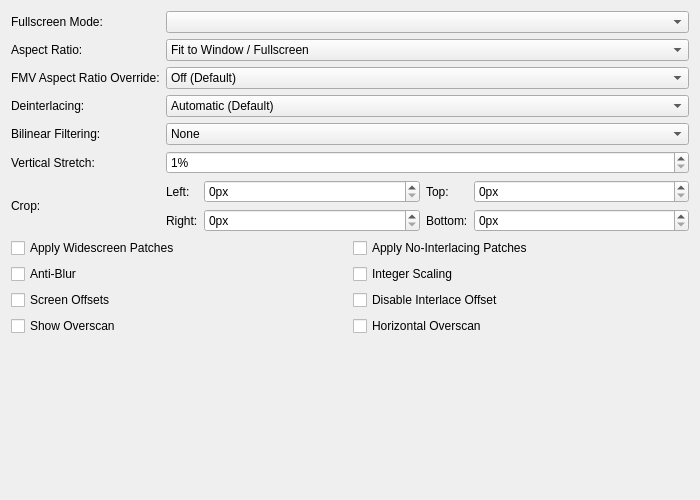
<?xml version="1.0" encoding="UTF-8"?>
<ui version="4.0">
 <class>GraphicsDisplaySettingsTab</class>
 <widget class="QWidget" name="GraphicsDisplaySettingsTab">
  <property name="geometry">
   <rect>
    <x>0</x>
    <y>0</y>
    <width>700</width>
    <height>500</height>
   </rect>
  </property>
  <property name="sizePolicy">
   <sizepolicy hsizetype="Expanding" vsizetype="Preferred">
    <horstretch>0</horstretch>
    <verstretch>0</verstretch>
   </sizepolicy>
  </property>
  <property name="windowTitle">
   <string/>
  </property>
  <layout class="QGridLayout" name="gridLayout" columnstretch="0,1">
   <item row="3" column="0">
    <widget class="QLabel" name="interlacingLabel">
     <property name="text">
      <string>Deinterlacing:</string>
     </property>
     <property name="buddy">
      <cstring>interlacing</cstring>
     </property>
    </widget>
   </item>
   <item row="0" column="1">
    <widget class="QComboBox" name="fullscreenModes"/>
   </item>
   <item row="7" column="0" colspan="2">
    <layout class="QGridLayout" name="displayGridLayout">
     <item row="1" column="1">
      <widget class="QCheckBox" name="integerScaling">
       <property name="text">
        <string>Integer Scaling</string>
       </property>
      </widget>
     </item>
     <item row="0" column="0">
      <widget class="QCheckBox" name="widescreenPatches">
       <property name="text">
        <string>Apply Widescreen Patches</string>
       </property>
      </widget>
     </item>
     <item row="0" column="1">
      <widget class="QCheckBox" name="noInterlacingPatches">
       <property name="text">
        <string>Apply No-Interlacing Patches</string>
       </property>
      </widget>
     </item>
     <item row="1" column="0">
      <widget class="QCheckBox" name="PCRTCAntiBlur">
       <property name="text">
        <string>Anti-Blur</string>
       </property>
       <property name="shortcut">
        <string>Ctrl+S</string>
       </property>
      </widget>
     </item>
     <item row="2" column="1">
      <widget class="QCheckBox" name="disableInterlaceOffset">
       <property name="text">
        <string>Disable Interlace Offset</string>
       </property>
      </widget>
     </item>
     <item row="2" column="0">
      <widget class="QCheckBox" name="PCRTCOffsets">
       <property name="text">
        <string>Screen Offsets</string>
       </property>
      </widget>
     </item>
     <item row="3" column="0">
      <widget class="QCheckBox" name="PCRTCOverscan">
       <property name="text">
        <string>Show Overscan</string>
       </property>
      </widget>
     </item>
     <item row="3" column="1">
      <widget class="QCheckBox" name="PCRTCOverscanHorizontal">
       <property name="text">
        <string>Horizontal Overscan</string>
       </property>
      </widget>
     </item>
    </layout>
   </item>
   <item row="2" column="0">
    <widget class="QLabel" name="fmvAspectRatioLabel">
     <property name="text">
      <string>FMV Aspect Ratio Override:</string>
     </property>
     <property name="buddy">
      <cstring>fmvAspectRatio</cstring>
     </property>
    </widget>
   </item>
   <item row="1" column="1">
    <widget class="QComboBox" name="aspectRatio">
     <item>
      <property name="text">
       <string>Fit to Window / Fullscreen</string>
      </property>
     </item>
     <item>
      <property name="text">
       <string>Auto Standard (4:3 Interlaced / 3:2 Progressive)</string>
      </property>
     </item>
     <item>
      <property name="text">
       <string>Standard (4:3)</string>
      </property>
     </item>
     <item>
      <property name="text">
       <string>Widescreen (16:9)</string>
      </property>
     </item>
     <item>
      <property name="text">
       <string>Native/Full (10:7)</string>
      </property>
     </item>
    </widget>
   </item>
   <item row="4" column="1">
    <widget class="QComboBox" name="bilinearFiltering">
     <item>
      <property name="text">
       <string>None</string>
      </property>
     </item>
     <item>
      <property name="text">
       <string extracomment="Smooth: Refers to the texture clarity.">Bilinear (Smooth)</string>
      </property>
     </item>
     <item>
      <property name="text">
       <string extracomment="Sharp: Refers to the texture clarity.">Bilinear (Sharp)</string>
      </property>
     </item>
    </widget>
   </item>
   <item row="5" column="0">
    <widget class="QLabel" name="verticalStretchLabel">
     <property name="text">
      <string>Vertical Stretch:</string>
     </property>
     <property name="buddy">
      <cstring>stretchY</cstring>
     </property>
    </widget>
   </item>
   <item row="0" column="0">
    <widget class="QLabel" name="fsModeLabel">
     <property name="text">
      <string>Fullscreen Mode:</string>
     </property>
     <property name="buddy">
      <cstring>fullscreenModes</cstring>
     </property>
    </widget>
   </item>
   <item row="4" column="0">
    <widget class="QLabel" name="billinearLabel">
     <property name="text">
      <string>Bilinear Filtering:</string>
     </property>
     <property name="buddy">
      <cstring>bilinearFiltering</cstring>
     </property>
    </widget>
   </item>
   <item row="2" column="1">
    <widget class="QComboBox" name="fmvAspectRatio">
     <item>
      <property name="text">
       <string>Off (Default)</string>
      </property>
     </item>
     <item>
      <property name="text">
       <string>Auto Standard (4:3 Interlaced / 3:2 Progressive)</string>
      </property>
     </item>
     <item>
      <property name="text">
       <string>Standard (4:3)</string>
      </property>
     </item>
     <item>
      <property name="text">
       <string>Widescreen (16:9)</string>
      </property>
     </item>
     <item>
      <property name="text">
       <string>Native/Full (10:7)</string>
      </property>
     </item>
    </widget>
   </item>
   <item row="6" column="0">
    <widget class="QLabel" name="cropLabel">
     <property name="text">
      <string>Crop:</string>
     </property>
    </widget>
   </item>
   <item row="1" column="0">
    <widget class="QLabel" name="aspectRatioLabel">
     <property name="text">
      <string>Aspect Ratio:</string>
     </property>
     <property name="buddy">
      <cstring>aspectRatio</cstring>
     </property>
    </widget>
   </item>
   <item row="3" column="1">
    <widget class="QComboBox" name="interlacing">
     <item>
      <property name="text">
       <string>Automatic (Default)</string>
      </property>
     </item>
     <item>
      <property name="text">
       <string>No Deinterlacing</string>
      </property>
     </item>
     <item>
      <property name="text">
       <string extracomment="Weave: deinterlacing method that can be translated or left as-is in English. Sawtooth: refers to the jagged effect weave deinterlacing has on motion.">Weave (Top Field First, Sawtooth)</string>
      </property>
     </item>
     <item>
      <property name="text">
       <string extracomment="Weave: deinterlacing method that can be translated or left as-is in English. Sawtooth: refers to the jagged effect weave deinterlacing has on motion.">Weave (Bottom Field First, Sawtooth)</string>
      </property>
     </item>
     <item>
      <property name="text">
       <string extracomment="Bob: deinterlacing method that refers to the way it makes video look like it's bobbing up and down.">Bob (Top Field First, Full Frames)</string>
      </property>
     </item>
     <item>
      <property name="text">
       <string extracomment="Bob: deinterlacing method that refers to the way it makes video look like it's bobbing up and down.">Bob (Bottom Field First, Full Frames)</string>
      </property>
     </item>
     <item>
      <property name="text">
       <string extracomment="Blend: deinterlacing method that blends the colors of the two frames, can be translated or left as-is in English.">Blend (Top Field First, Merge 2 Fields)</string>
      </property>
     </item>
     <item>
      <property name="text">
       <string extracomment="Blend: deinterlacing method that blends the colors of the two frames, can be translated or left as-is in English.">Blend (Bottom Field First, Merge 2 Fields)</string>
      </property>
     </item>
     <item>
      <property name="text">
       <string extracomment="Adaptive: deinterlacing method that should be translated.">Adaptive (Top Field First, Similar to Bob + Weave)</string>
      </property>
     </item>
     <item>
      <property name="text">
       <string extracomment="Adaptive: deinterlacing method that should be translated.">Adaptive (Bottom Field First, Similar to Bob + Weave)</string>
      </property>
     </item>
    </widget>
   </item>
   <item row="5" column="1">
    <widget class="QSpinBox" name="stretchY">
     <property name="suffix">
      <string extracomment="Percentage sign that shows next to a value. You might want to add a space before if your language requires it.">%</string>
     </property>
     <property name="minimum">
      <number>1</number>
     </property>
     <property name="maximum">
      <number>300</number>
     </property>
    </widget>
   </item>
   <item row="8" column="0">
    <spacer name="verticalSpacer">
     <property name="orientation">
      <enum>Qt::Orientation::Vertical</enum>
     </property>
     <property name="sizeHint" stdset="0">
      <size>
       <width>20</width>
       <height>0</height>
      </size>
     </property>
    </spacer>
   </item>
   <item row="6" column="1">
    <layout class="QGridLayout" name="gridLayout_2" columnstretch="0,1,0,1">
     <item row="0" column="3">
      <widget class="QSpinBox" name="cropTop">
       <property name="suffix">
        <string>px</string>
       </property>
       <property name="maximum">
        <number>1000</number>
       </property>
      </widget>
     </item>
     <item row="0" column="2">
      <widget class="QLabel" name="cropTopLabel">
       <property name="text">
        <string extracomment="Warning: short space constraints. Abbreviate if necessary.">Top:</string>
       </property>
       <property name="buddy">
        <cstring>cropTop</cstring>
       </property>
      </widget>
     </item>
     <item row="0" column="0">
      <widget class="QLabel" name="cropLeftLabel">
       <property name="text">
        <string extracomment="Warning: short space constraints. Abbreviate if necessary.">Left:</string>
       </property>
       <property name="buddy">
        <cstring>cropLeft</cstring>
       </property>
      </widget>
     </item>
     <item row="0" column="1">
      <widget class="QSpinBox" name="cropLeft">
       <property name="suffix">
        <string>px</string>
       </property>
       <property name="maximum">
        <number>1000</number>
       </property>
      </widget>
     </item>
     <item row="1" column="0">
      <widget class="QLabel" name="cropRightLabel">
       <property name="text">
        <string extracomment="Warning: short space constraints. Abbreviate if necessary.">Right:</string>
       </property>
       <property name="buddy">
        <cstring>cropRight</cstring>
       </property>
      </widget>
     </item>
     <item row="1" column="1">
      <widget class="QSpinBox" name="cropRight">
       <property name="suffix">
        <string>px</string>
       </property>
       <property name="maximum">
        <number>1000</number>
       </property>
      </widget>
     </item>
     <item row="1" column="2">
      <widget class="QLabel" name="cropBottomLabel">
       <property name="text">
        <string extracomment="Warning: short space constraints. Abbreviate if necessary.">Bottom:</string>
       </property>
       <property name="buddy">
        <cstring>cropBottom</cstring>
       </property>
      </widget>
     </item>
     <item row="1" column="3">
      <widget class="QSpinBox" name="cropBottom">
       <property name="suffix">
        <string>px</string>
       </property>
       <property name="maximum">
        <number>1000</number>
       </property>
      </widget>
     </item>
    </layout>
   </item>
  </layout>
 </widget>
 <tabstops>
  <tabstop>fullscreenModes</tabstop>
  <tabstop>aspectRatio</tabstop>
  <tabstop>fmvAspectRatio</tabstop>
  <tabstop>interlacing</tabstop>
  <tabstop>bilinearFiltering</tabstop>
  <tabstop>stretchY</tabstop>
  <tabstop>cropLeft</tabstop>
  <tabstop>cropRight</tabstop>
  <tabstop>cropTop</tabstop>
  <tabstop>cropBottom</tabstop>
  <tabstop>widescreenPatches</tabstop>
  <tabstop>noInterlacingPatches</tabstop>
  <tabstop>PCRTCAntiBlur</tabstop>
  <tabstop>integerScaling</tabstop>
  <tabstop>PCRTCOffsets</tabstop>
  <tabstop>disableInterlaceOffset</tabstop>
  <tabstop>PCRTCOverscan</tabstop>
  <tabstop>PCRTCOverscanHorizontal</tabstop>
 </tabstops>
 <resources/>
 <connections/>
</ui>
